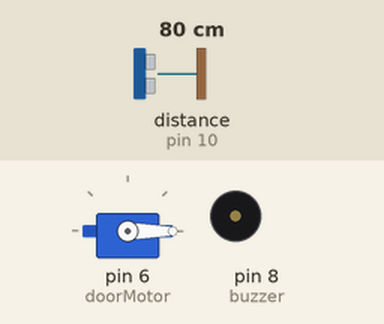
The sketch below on a simulated Arduino Uno, built with avr-gcc and run on an emulated ATmega328P. On the bench: servo, buzzer (waves = sounding, pin HIGH). Wiring (inferred from the names in the program): ultrasonic range finder: trigger pin 9; echo pin 10. The test bench sets the inputs (shaded band); at power-on: distance to the obstacle (sensor on pin 10) 80 cm. The echo pulse lasts 58.3 µs per cm; pins used as bus, display or sensor lines are not drawn.

Above: at 1.2 s.
1.3 s: distance to the obstacle (sensor on pin 10) set to 54 cm
2.8 s: distance to the obstacle (sensor on pin 10) set to 46 cm
At 3.1 s:
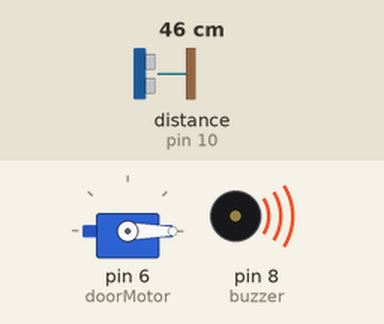
4.3 s: distance to the obstacle (sensor on pin 10) set to 60 cm
At 4.8 s:
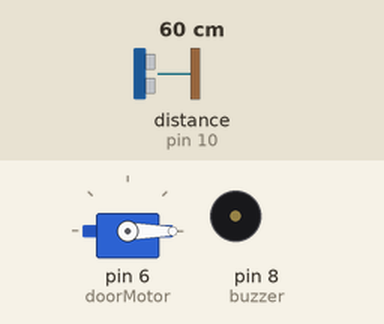
7.3 s: distance to the obstacle (sensor on pin 10) set to 2 cm
At 8.5 s:
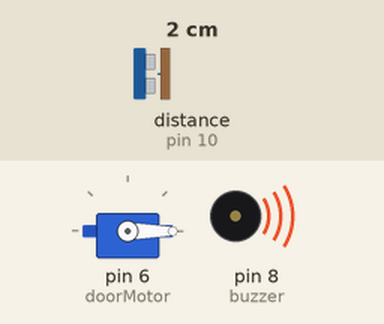
8.8 s: distance to the obstacle (sensor on pin 10) set to 120 cm
At 12.9 s:
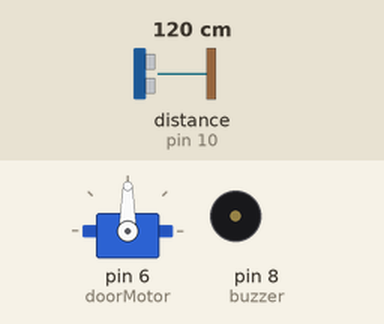
Timing chart, 0 to 13.3 s (numbered marks = the images above; inputs shaded):
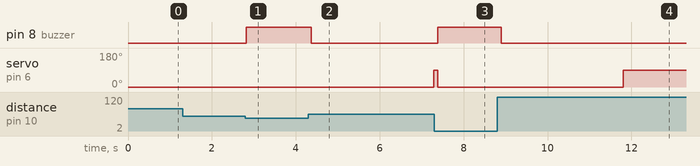

The sketch:

Smart_Automatic_Door_Control_System.ino
```cpp
#include <Servo.h>

Servo doorMotor;

int trigPin = 9;
int echoPin = 10;
int buzzer = 8;

long duration;
int distance;

unsigned long lastDetectedTime = 0;
int threshold = 50;
int delayTime = 3000;

bool doorOpen = false;  // ⭐ state tracking

void setup() {
  doorMotor.attach(6);

  pinMode(trigPin, OUTPUT);
  pinMode(echoPin, INPUT);
  pinMode(buzzer, OUTPUT);

  doorMotor.write(0); // closed
}

void loop() {
  // Ultrasonic trigger
  digitalWrite(trigPin, LOW);
  delayMicroseconds(2);

  digitalWrite(trigPin, HIGH);
  delayMicroseconds(10);
  digitalWrite(trigPin, LOW);

  duration = pulseIn(echoPin, HIGH);
  distance = duration * 0.034 / 2;

  // Person detected
  if (distance > 0 && distance < threshold) {
    lastDetectedTime = millis();

    if (!doorOpen) {  // open only once
      doorMotor.write(0);
      digitalWrite(buzzer, HIGH);
      doorOpen = true;
    }
  }
  else {
    digitalWrite(buzzer, LOW);

    // Close after delay
    if (doorOpen && (millis() - lastDetectedTime > delayTime)) {
      doorMotor.write(90);
      doorOpen = false;
    }
  }

  delay(100);
}
```

Measured:
- the behaviour switches between 51 and 50 cm on distance to the obstacle (sensor on pin 10) (found by bisection; images 0 and 1)
- after the input at 1.3 s, every drawn part: stays the same
- after the input at 2.8 s, pin 8 (buzzer): LOW → HIGH at once
- after the input at 4.3 s, pin 8 (buzzer): HIGH → LOW after 0.07 s; servo on pin 6 (doorMotor): 0° → 90° after 3.0 s
- after the input at 7.3 s, pin 8 (buzzer): LOW → HIGH after 0.08 s; servo on pin 6 (doorMotor): 90° → 0° after 0.08 s
- after the input at 8.8 s, pin 8 (buzzer): HIGH → LOW after 0.10 s; servo on pin 6 (doorMotor): 0° → 90° after 3.0 s
